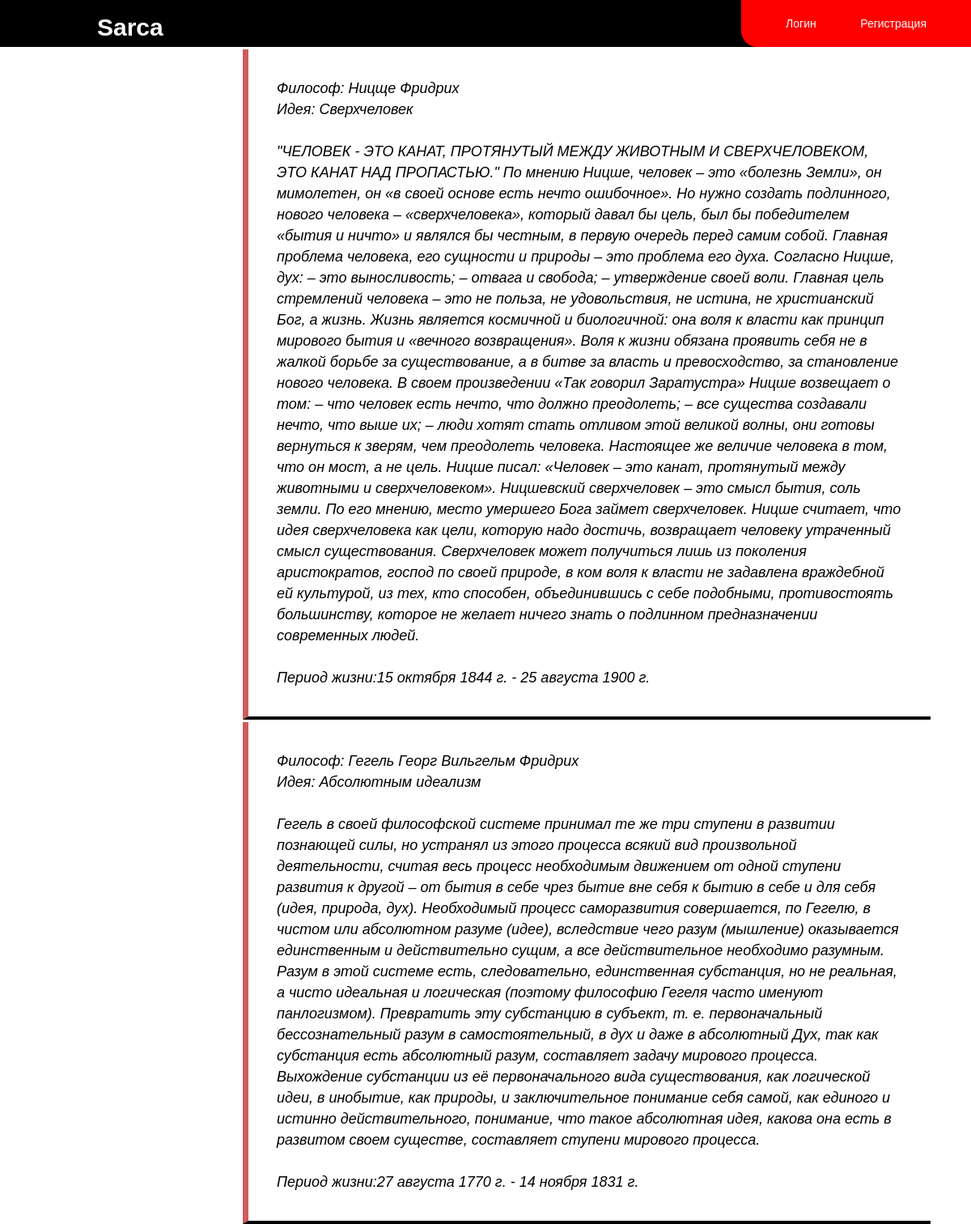
The page / on the database its author committed.
### Philosophy/models.py (models this page shows, shortened)
class philosophers(models.Model):
    name = models.CharField(max_length=100, verbose_name='Имя философа')
    surname = models.CharField(max_length=100, verbose_name='Фамилия философа')
    philosophy_name = models.CharField(max_length=100, verbose_name='Философия')
    philosophy = models.TextField(verbose_name='Суть философий')
    birth_time = models.DateField(verbose_name='День рождения')
    death_time = models.DateField(verbose_name='День смерти')
    class Meta:
        verbose_name = 'Философия'
        verbose_name_plural = 'Философий'

### Philosophy/views.py (the view)
class MainPage(ListView):
    model = philosophers
    template_name = 'Philosophy/MainPage.html'
    context_object_name = 'philosophy'
    def get_context_data(self, *, object_list=None, **kwargs):
        context = super().get_context_data(**kwargs)
        context['title'] = 'Главная страница'
        return context

### templates/Philosophy/MainPage.html
{% extends 'Philosophy/base.html' %}
{% block Content %}
            {% for philopsher in philosophy %}
                 <div class="container">
                        <p > Философ:  {{ philopsher.name }} {{ philopsher.surname }} </p>
                        <p > Идея:  {{ philopsher.philosophy_name }} </p>
                        <br>
                        <p>{{ philopsher.philosophy }}</p>
                        <br>
                        <p>Период жизни:{{ philopsher.birth_time }} - {{ philopsher.death_time }}</p>
                 </div>
            {% endfor %}
{% endblock Content %}

### Philosophy/static/css/styles.css (style rules this page uses)
* { padding: 0; margin: 0; font-family:"Arial"; }
.container { margin-left: 300px ; margin-right: 50px; margin-top:3px ; padding: 35px; border-left: 7px solid indianred; border-bottom: 4px solid black; font-style: italic; line-height: 26px; font-weight: normal; font-size: 18px; }

### rows shown on the page
philosophers: name "Ницще", surname "Фридрих", philosophy_name "Сверхчеловек", philosophy "\"ЧЕЛОВЕК - ЭТО КАНАТ, ПРОТЯНУТЫЙ МЕЖДУ ЖИВОТНЫМ И СВЕРХЧЕЛОВЕКОМ, ЭТО КАНАТ НАД ПРОПАСТЬЮ.\" По мнению Ницше, человек – это «болезнь Земли», он мимолетен, он «в своей основе есть нечто ошибочное». Но нужно создать подлинного, нового человека – «сверхчеловека», который давал бы цель, был бы победителем «бытия и ничто» и являлся бы честным, в первую очередь перед самим собой. Главная проблема человека, его сущности и природы – это проблема его духа. Согласно Ницше, дух: – это выносливость; – отвага и свобода; – утверждение своей воли. Главная цель стремлений человека – это не польза, не удовольствия, не истина, не христианский Бог, а жизнь. Жизнь является космичной и биологичной: она воля к…", birth_time "15 октября 1844 г.", death_time "25 августа 1900 г."
philosophers: name "Гегель", surname "Георг Вильгельм Фридрих", philosophy_name "Абсолютным идеализм", philosophy "Гегель в своей философской системе принимал те же три ступени в развитии познающей силы, но устранял из этого процесса всякий вид произвольной деятельности, считая весь процесс необходимым движением от одной ступени развития к другой – от бытия в себе чрез бытие вне себя к бытию в себе и для себя (идея, природа, дух). Необходимый процесс саморазвития совершается, по Гегелю, в чистом или абсолютном разуме (идее), вследствие чего разум (мышление) оказывается единственным и действительно сущим, а все действительное необходимо разумным. Разум в этой системе есть, следовательно, единственная субстанция, но не реальная, а чисто идеальная и логическая (поэтому философию Гегеля часто именуют…", birth_time "27 августа 1770 г.", death_time "14 ноября 1831 г."
